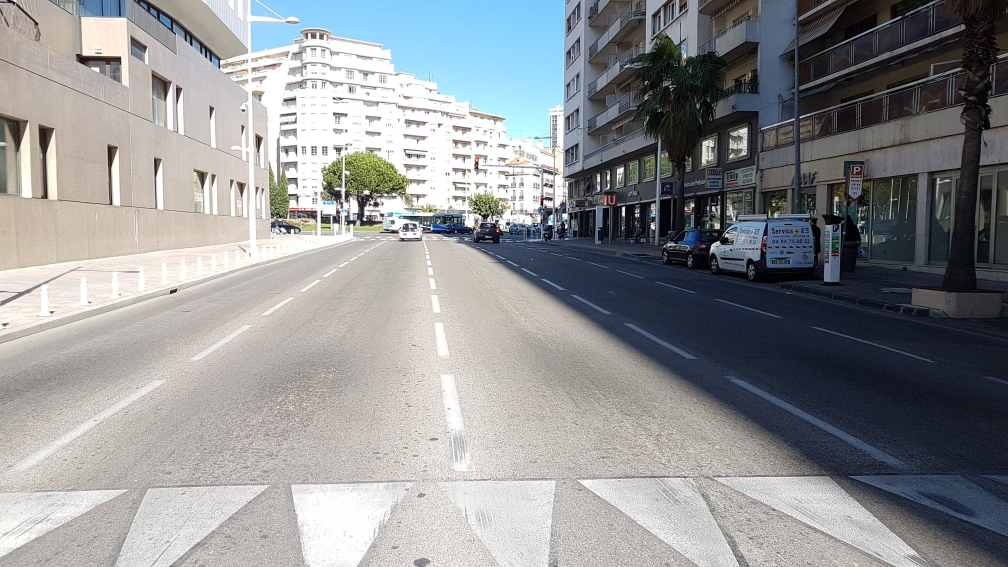
#> input picture Images_rue/Image9.jpg, 2016 x 1134 px (shown at 1/2 size)
$ python detection_routes.py   (Python 2 division)
#> lines starting #> are read from the running program, lines starting #| are printed output that depends on the picture; after the words box and inside, x2 and y2 are one past the last pixel; in counts of white or black regions, pixels touching at a corner belong together
import numpy as np
import cv2
import matplotlib.pyplot as plt

def choixImage():
	image = cv2.imread("../Images_rue/Image9.jpg")
#> image is the input picture: shape (1134, 2016, 3); mean B, G, R 147, 145.4, 143.8
	return image

def imageCenter():

	image = choixImage()

	heightCropped = int(np.size(image, 0)/3)
#> heightCropped = 378
	widthCropped = int(np.size(image, 1)/3)
#> widthCropped = 672

	croppedImg = image[heightCropped+110:heightCropped*2+110,widthCropped:widthCropped*2]
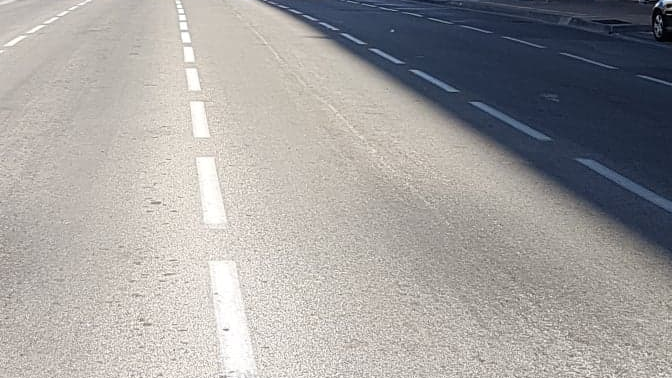
#> croppedImg: shape (378, 672, 3); mean B, G, R 159.3, 160.5, 162.9
	#cv2.imwrite("./test.jpg", croppedImg)

	return croppedImg

def detect_road():

	croppedImg = imageCenter()
	image_finale = choixImage()
        hC = int(np.size(image_finale, 0)/3)
#> hC = 378
        wC = int(np.size(image_finale, 1)/3)
#> wC = 672

	#gray = cv2.cvtColor(croppedImg, cv2.COLOR_BGR2GRAY)
	#gray = cv2.equalizeHist(gray.astype(np.uint8))
	blur = cv2.GaussianBlur(croppedImg, (5,5), 0)
	#img = cv2.adaptiveThreshold(blur, 255, cv2.ADAPTIVE_THRESH_GAUSSIAN_C, cv2.THRESH_BINARY, 11, 2)
	low_color = np.array([225,225,225])
	up_color = np.array([255,255,255])
	mask = cv2.inRange(blur, low_color, up_color)
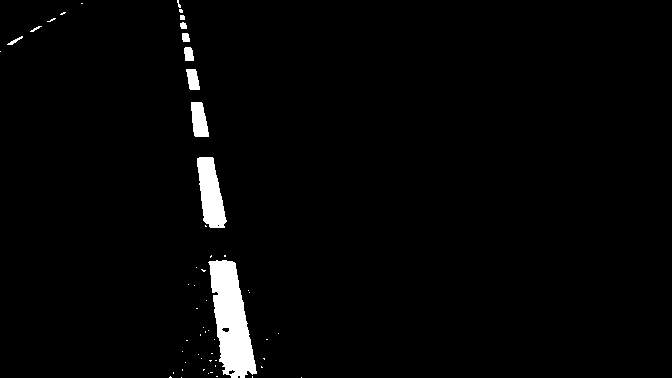
#> mask: shape (378, 672); 2.3% white; 55 white regions (45 under 20 px), largest, box (x1, y1, x2, y2) and area: (208, 260, 257, 378) 3433, (197, 157, 227, 228) 1377, (191, 102, 209, 137) 480
	edges = cv2.Canny(mask, 75, 150)
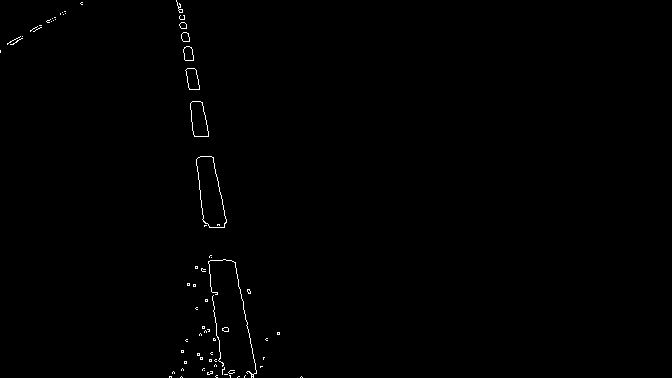
#> edges: shape (378, 672); 0.43% white in thin lines or dots, all inside (x1, y1, x2, y2) = (0, 0, 303, 378)

	lines = cv2.HoughLinesP(edges, 1, np.pi/180, 30, maxLineGap=50)
#> lines = [[177, 2, 222, 372], [179, 3, 247, 323], [225, 222, 256, 371], [182, 10, 226, 219], [196, 164, 220, 361], [184, 15, 199, 85], [179, 4, 198, 157], [7, 43, 81, 2]]
	if lines is not None:
		for line in lines:
			x1, y1, x2, y2 = line[0]
			cv2.line(croppedImg, (x1, y1), (x2, y2), (0,0,255), 5)
#> this loop made 8 passes
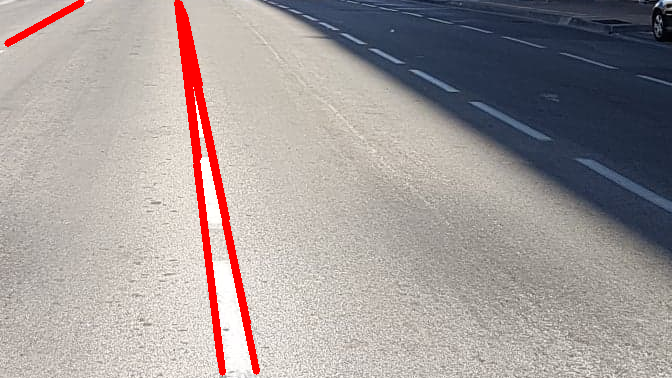
#> croppedImg: shape (378, 672, 3); 2.57% of pixels changed, all inside (x1, y1, x2, y2) = (4, 0, 260, 376)
			#cv2.line(image_finale, (x1, y1), (x2, y2), (0,0,255), 5)

	cv2.imwrite("./image_coupe.jpg", croppedImg)
	#cv2.imwrite("./image_finale.jpg", image_finale)


detect_road()

$ run again, with Images_rue/Image1.jpg copied over Images_rue/Image9.jpg
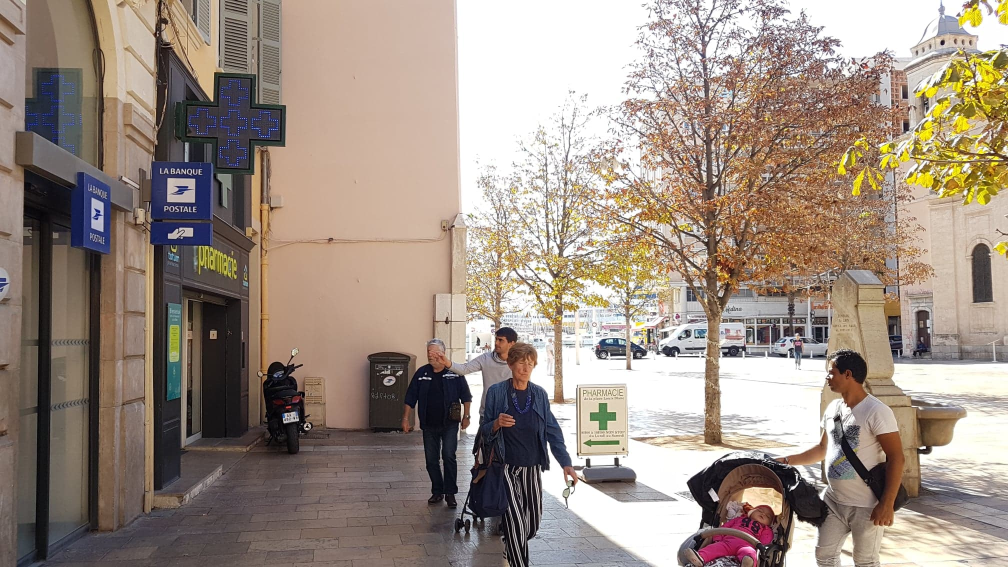
#> input picture Images_rue/Image1.jpg, 2016 x 1134 px (shown at 1/2 size)
#> in choixImage, image is the input picture: shape (1134, 2016, 3); mean B, G, R 131.3, 142.3, 156.6
#> heightCropped = 378
#> widthCropped = 672
#> hC = 378
#> wC = 672
#> in detect_road, `mask = cv2.inRange(blur, low_color, up_color)`:
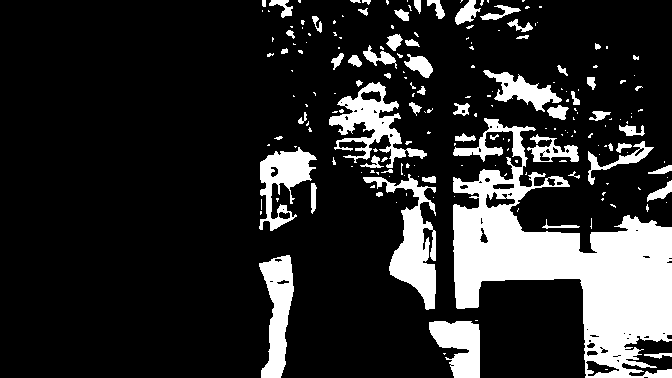
#> mask: shape (378, 672); 17.3% white; 198 white regions (138 under 20 px), largest, box (x1, y1, x2, y2) and area: (453, 118, 672, 378) 22913, (363, 174, 436, 310) 3441, (329, 82, 427, 168) 2772
#> edges: shape (378, 672); 3.5% white in thin lines or dots, all inside (x1, y1, x2, y2) = (258, 0, 672, 378)
#> lines = 170 rows, first 6: [275, 151, 644, 144], [435, 340, 435, 176], [473, 6, 476, 207], [580, 251, 585, 376], [370, 186, 569, 186], [491, 90, 643, 131]
#> the loop in detect_road, `for line in lines:` made 170 passes
#> after the loop in detect_road, `for line in lines:`:
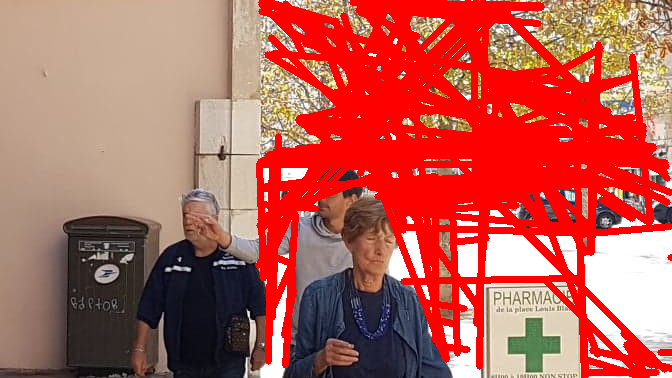
#> croppedImg: shape (378, 672, 3); mean B, G, R 87.2, 96.6, 187.2

$ run again, with Images_rue/Image10.jpg copied over Images_rue/Image9.jpg
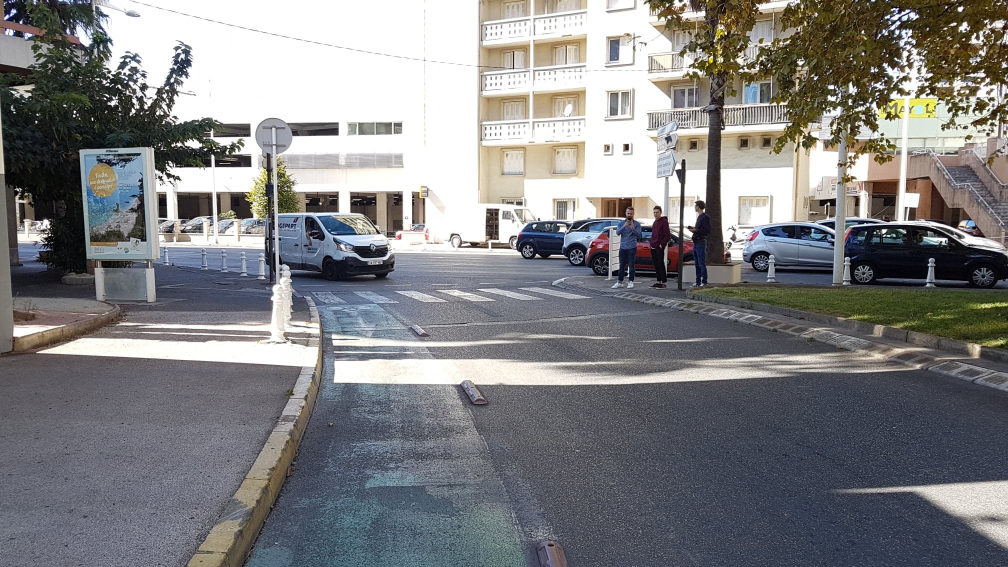
#> input picture Images_rue/Image10.jpg, 2016 x 1134 px (shown at 1/2 size)
#> in choixImage, image is the input picture: shape (1134, 2016, 3); mean B, G, R 130.2, 128.9, 128.8
#> heightCropped = 378
#> widthCropped = 672
#> hC = 378
#> wC = 672
#> in detect_road, `mask = cv2.inRange(blur, low_color, up_color)`:
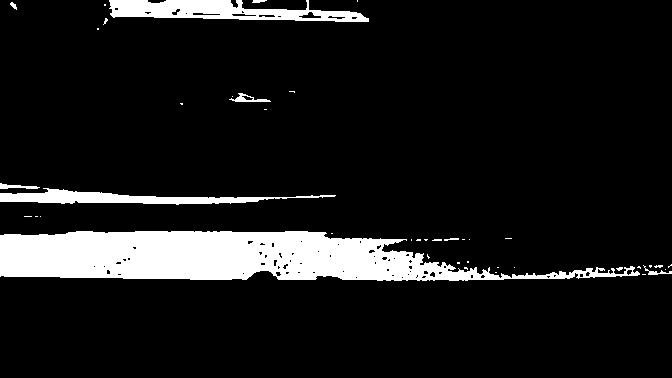
#> mask: shape (378, 672); 10.3% white; 42 white regions (33 under 20 px), largest, box (x1, y1, x2, y2) and area: (0, 231, 640, 281) 19874, (109, 0, 369, 22) 3386, (0, 188, 336, 205) 2354
#> edges: shape (378, 672); 1.5% white in thin lines or dots, all inside (x1, y1, x2, y2) = (0, 0, 672, 281)
#> lines = 46 rows, first 6: [69, 231, 324, 231], [376, 280, 628, 276], [111, 16, 293, 19], [2, 275, 232, 279], [75, 201, 218, 203], [401, 277, 668, 272]
#> the loop in detect_road, `for line in lines:` made 46 passes
#> after the loop in detect_road, `for line in lines:`:
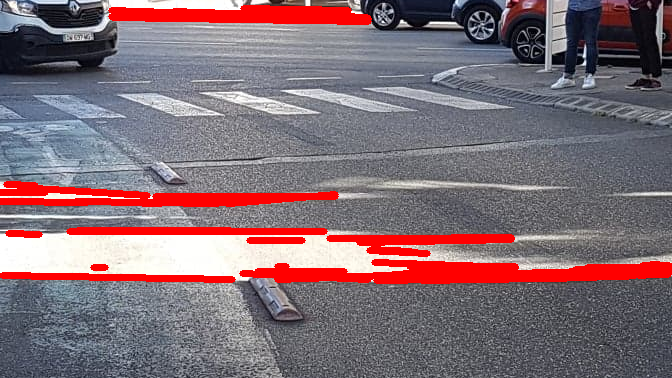
#> croppedImg: shape (378, 672, 3); mean B, G, R 116.8, 109.5, 130
